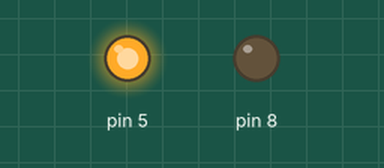
A sketch run on a simulated Arduino Uno, built with avr-gcc and run on an emulated ATmega328P. On the bench: output pins drawn as LEDs (lit = HIGH).

Above: at 0.5 s.
At 1.5 s:
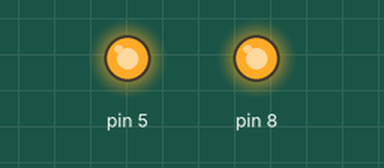
At 2.5 s:
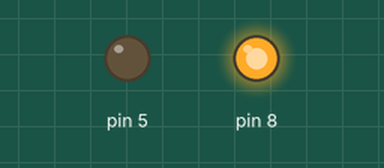
At 3.5 s:
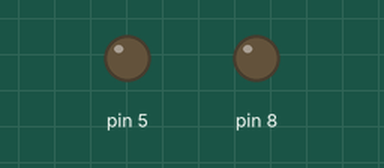
Timing chart, 0 to 5.2 s (numbered marks = the images above):
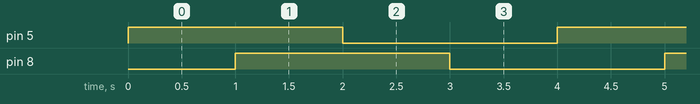

The sketch:

two-leds-different-port.ino
```cpp
/*
   Written by Ahmed khairy for TOT training
   on 6/8/2019
   using arduino uno
   pattern two leds 2
*/
#include <avr/io.h>
#include <util/delay.h>

int main(void)
{
  DDRD = 0b00100000;  //DDRD = (1<<PB5);
  DDRB = 0b00000001;  //DDRB = (1<<PB0);
  while (1)
  {
    PORTD = 0b00100000;
    _delay_ms(1000);
    PORTB = 0b00000001;
    _delay_ms(1000);
    PORTD = 0b00000000;
    _delay_ms(1000);
    PORTB = 0b00000000;
    _delay_ms(1000);
  }
}
```

Measured:
- by itself, pin 5, pin 8: alternates HIGH for 2.0 s and LOW for 2.0 s
- by itself, everything shown: repeats every 4.0 s, in 4 steps
